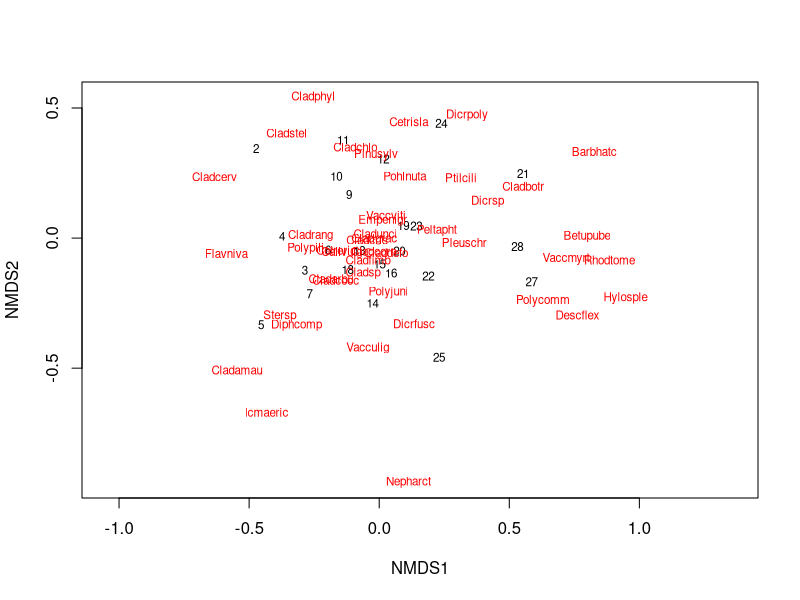

The R source for this figure:
library(vegan)
data("varespec")
data("varechem")

ord <- metaMDS(varespec)

plot(ord, type = "t")

ef <- envfit(ord, varechem)
